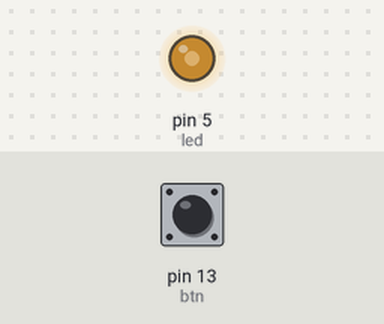
Simulated run of this sketch. Board: Arduino Uno, built with avr-gcc and run on an emulated ATmega328P. Parts: output pins drawn as LEDs (lit = HIGH). The inputs (shaded band) are chosen by the test bench; at power-on: pin 13 (btn) HIGH.

Above: at 1.2 s.
1.3 s: pin 13 (btn) pulled LOW for 0.15 s
At 1.42 s:
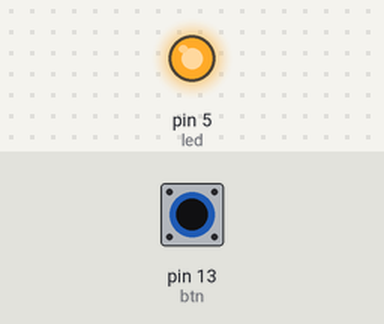
2.9 s: pin 13 (btn) pulled LOW for 1 s
At 3.3 s:
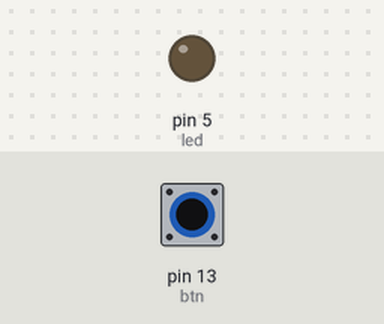
Timing chart, 0 to 5.9 s (numbered marks = the images above; inputs shaded):
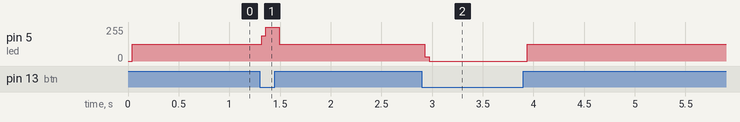

The sketch:

Toggle.ino
```cpp
const byte led = 5;
const byte btn = 13;
boolean btnState = LOW;

void setup() {
  pinMode(led, OUTPUT);
  pinMode(btn, INPUT_PULLUP);
  Serial.begin(9600);
}

void loop() {
  boolean btnRead = digitalRead(btn);
  if(btnRead == HIGH){
    btnState = !btnState;
  }
  digitalWrite(led, btnState);
}
```

Measured:
- after the input at 1.3 s, pin 5 (led): 126/255 → 255/255 at once, → 126/255 0.17 s later
- after the input at 2.9 s, pin 5 (led): 126/255 → 0/255 at once, → 126/255 1.0 s later
